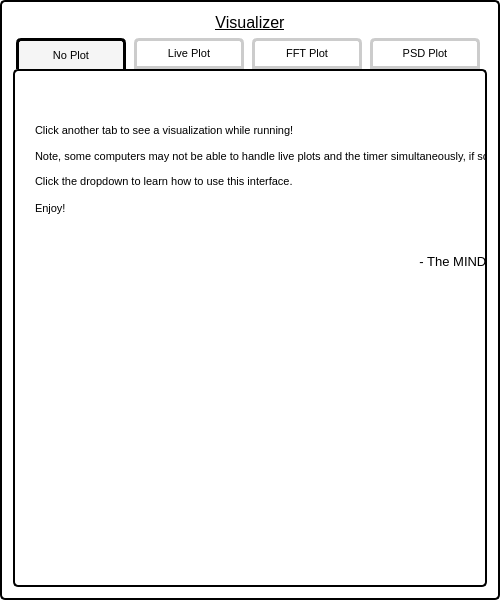
    <widget class="QGroupBox" name="verticalGroupBox">
     <property name="sizePolicy">
      <sizepolicy hsizetype="Expanding" vsizetype="Expanding">
       <horstretch>0</horstretch>
       <verstretch>0</verstretch>
      </sizepolicy>
     </property>
     <property name="minimumSize">
      <size>
       <width>500</width>
       <height>600</height>
      </size>
     </property>
     <property name="maximumSize">
      <size>
       <width>16777215</width>
       <height>800</height>
      </size>
     </property>
     <property name="styleSheet">
      <string notr="true">QGroupBox{ background-color: white; /* White background */
 border: 2px solid black; /* Optional: Black border */
    border-radius: 5px; /* Optional: Rounded corners */}</string>
     </property>
     <layout class="QVBoxLayout" name="verticalLayout">
      <item alignment="Qt::AlignBottom">
       <widget class="QLabel" name="label_15">
        <property name="minimumSize">
         <size>
          <width>0</width>
          <height>0</height>
         </size>
        </property>
        <property name="styleSheet">
         <string notr="true">QLabel {
    font-family: &quot;Montserrat ExtraBold&quot;, sans-serif; /* Use Montserrat ExtraBold */
    font-size: 14px; /* Adjust size as needed */
    color: black; /* Text color */
    text-decoration: underline; /* Underline text */

}
</string>
        </property>
        <property name="text">
         <string>&lt;html&gt;&lt;head/&gt;&lt;body&gt;&lt;p align=&quot;center&quot;&gt;&lt;span style=&quot; font-size:12pt;&quot;&gt;Visualizer&lt;/span&gt;&lt;/p&gt;&lt;/body&gt;&lt;/html&gt;</string>
        </property>
       </widget>
      </item>
      <item>
       <widget class="QTabWidget" name="Visualizer">
        <property name="styleSheet">
         <string notr="true">QWidget {
    font-family: &quot;Montserrat SemiBold&quot;;
    font-size: 11px;
    padding: 0px; /* No extra padding */
}


/* === QTabWidget Pane (The Area Below Tabs) === */
QTabWidget::pane {
    border: 2px solid black; /* Black outline */
    border-radius: 5px; /* Rounded corners */
    background-color: white; /* Keep pane background white */
}

/* === QTabBar (The Row of Tabs) === */
QTabBar {
    font-family: &quot;Montserrat SemiBold&quot;;
    font-size: 11px;
}

/* === Individual Tabs === */
QTabBar::tab {
    width: 80px;
    padding: 6px 12px;  /* Controls tab height &amp; width */	
	margin-left:3px;
    margin-right: 5px;  /* Space between tabs */
    background-color: white; /* Default tab background */
    border: 3px solid #ccc; /* Subtle border */
    border-top-left-radius: 5px;
    border-top-right-radius: 5px;
    transition: all 0.2s ease-in-out; /* Smooth transition */
}

/* === Hover Effect on Tabs === */
QTabBar::tab:hover {
    background-color: #e0e0e0; /* Light grey background on hover */
    border: 3px solid #0047B2; /* Bold blue border */
    color: #0047B2; /* Change text color */
}

/* === Selected Tab (Active) === */
QTabBar::tab:selected {
    background-color: #f5f5f5; /* Highlight selected tab */
    border: 3px solid black;
    border-bottom: none; /* Merges with the screen below */
    font-family: &quot;Montserrat Black&quot;;
}

/* === Pressed Effect (Shrinks Tab Slightly) === */
QTabBar::tab:pressed {
    transform: scale(0.95); /* Shrinks tab slightly */
}
</string>
        </property>
        <property name="tabPosition">
         <enum>QTabWidget::North</enum>
        </property>
        <property name="tabShape">
         <enum>QTabWidget::Rounded</enum>
        </property>
        <property name="currentIndex">
         <number>0</number>
        </property>
        <property name="documentMode">
         <bool>false</bool>
        </property>
        <property name="tabsClosable">
         <bool>false</bool>
        </property>
        <property name="movable">
         <bool>false</bool>
        </property>
        <widget class="QWidget" name="NoPlot">
         <attribute name="title">
          <string>No Plot</string>
         </attribute>
         <widget class="QLabel" name="label_16">
          <property name="geometry">
           <rect>
            <x>20</x>
            <y>20</y>
            <width>871</width>
            <height>211</height>
           </rect>
          </property>
          <property name="text">
           <string>&lt;html&gt;&lt;head/&gt;&lt;body&gt;&lt;p&gt;&lt;span style=&quot; font-size:8pt;&quot;&gt;Click another tab to see a visualization while running! &lt;br/&gt;&lt;br/&gt;Note, some computers may not be able to handle live plots and the timer simultaneously, if so, stay here to record data!&lt;/span&gt;&lt;/p&gt;&lt;p&gt;&lt;span style=&quot; font-size:8pt;&quot;&gt;Click the dropdown to learn how to use this interface.&lt;br/&gt;&lt;br/&gt;Enjoy! &lt;/span&gt;&lt;span style=&quot; font-size:9pt;&quot;&gt;&lt;br/&gt;&lt;/span&gt;&lt;/p&gt;&lt;p align=&quot;center&quot;&gt;&lt;span style=&quot; font-size:9pt;&quot;&gt;&lt;br/&gt;&lt;/span&gt;&lt;span style=&quot; font-size:10pt;&quot;&gt;- The MIND Team&lt;/span&gt;&lt;/p&gt;&lt;/body&gt;&lt;/html&gt;</string>
          </property>
         </widget>
        </widget>
        <widget class="QWidget" name="muVPlot">
         <property name="styleSheet">
          <string notr="true"/>
         </property>
         <attribute name="title">
          <string>Live Plot</string>
         </attribute>
        </widget>
        <widget class="QWidget" name="FFTPlot">
         <attribute name="title">
          <string>FFT Plot</string>
         </attribute>
        </widget>
        <widget class="QWidget" name="PSDPlot">
         <attribute name="title">
          <string>PSD Plot</string>
         </attribute>
        </widget>
       </widget>
      </item>
     </layout>
    </widget>
